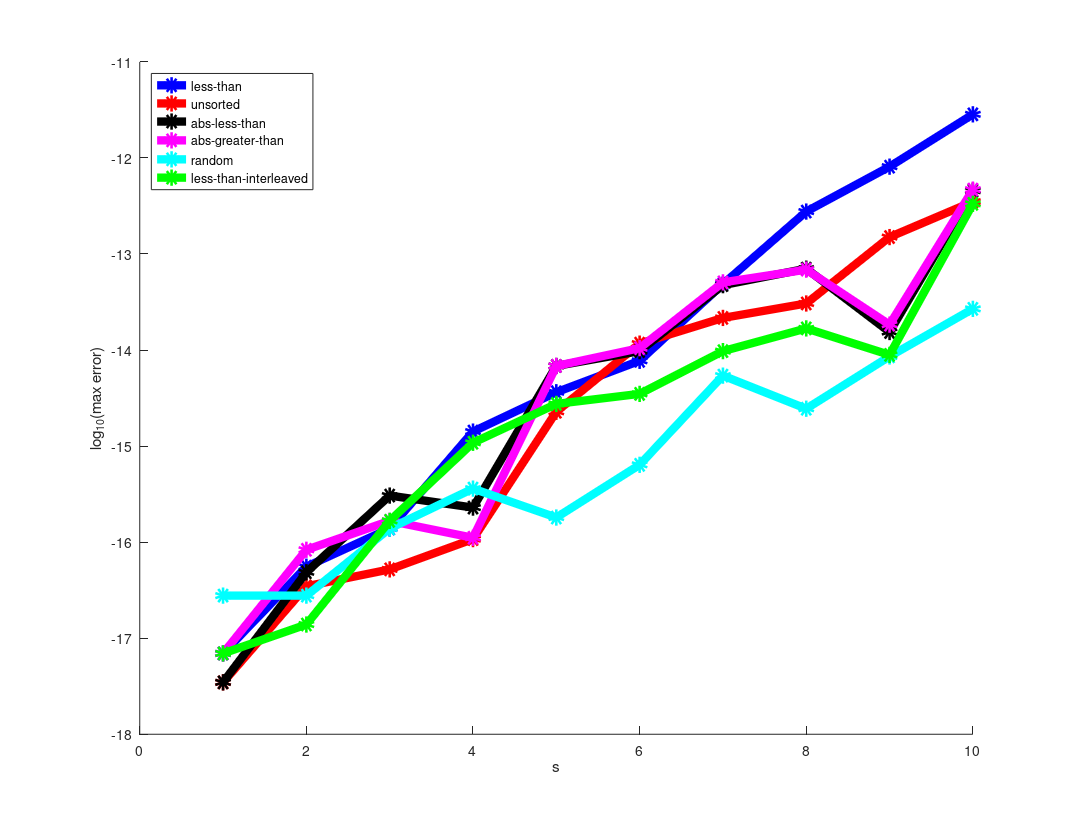

The MATLAB source for this figure:
clear all
clf
hold on

% Round-off error results for different orderings of 3D GM rules

% max error
% s, less-than-sorted        unsorted                abs-less-than           abs-greater-than        random                  less-than-interleaved
data = [
  1, 6.9388939039072284e-18, 3.4694469519536142e-18  3.4694469519536142e-18  6.9388939039072284e-18  2.7755575615628914e-17  6.9388939039072284e-18
  2, 5.5511151231257827e-17, 3.4694469519536142e-17  4.8572257327350599e-17  8.3266726846886741e-17  2.7755575615628914e-17  1.3877787807814457e-17
  3, 1.3877787807814457e-16, 5.2041704279304213e-17  3.0531133177191805e-16  1.6653345369377348e-16  1.3877787807814457e-16  1.6653345369377348e-16
  4, 1.4155343563970746e-15, 1.0755285551056204e-16  2.2898349882893854e-16  1.1102230246251565e-16  3.6082248300317588e-16  1.0824674490095276e-15
  5, 3.6359804056473877e-15, 2.2759572004815709e-15  6.8278716014447127e-15  6.8278716014447127e-15  1.8041124150158794e-16  2.7478019859472624e-15
  6, 7.7229889150487452e-15, 1.1657341758564144e-14  9.7422070410857486e-15  1.0463852007092100e-14  6.3837823915946501e-16  3.4972025275692431e-15
  7, 4.8544501751734970e-14, 2.1593837828959295e-14  4.7378767575878555e-14  5.0626169922907138e-14  5.4123372450476381e-15  9.7422070410857486e-15
  8, 2.7641777755604835e-13, 3.0531133177191805e-14  7.0360384185619296e-14  6.8722805224297190e-14  2.4494295480792516e-15  1.6792123247455493e-14
  9, 8.1121220851798626e-13, 1.4993561947562739e-13  1.5404344466674047e-14  1.8374191057546341e-14  8.5764728652293343e-15  8.9026008787129740e-15
 10, 2.8433644327918728e-12, 3.5063618675224006e-13  4.5594084063793616e-13  4.6787573815265660e-13  2.6839641620313159e-14  3.3287261835823756e-13
    ];

s = data(:,1);
std_sort = log10(data(:,2));
unsorted = log10(data(:,3));
abs_sort = log10(data(:,4));
abs_grtr = log10(data(:,5));
rnd_sort = log10(data(:,6));
intrleav = log10(data(:,7));

ph(1) = plot(s, std_sort, 'bo-');
ph(2) = plot(s, unsorted, 'ro-');
ph(3) = plot(s, abs_sort, 'ko-');
ph(4) = plot(s, abs_grtr, 'mo-');
ph(5) = plot(s, rnd_sort, 'co-');
ph(6) = plot(s, intrleav, 'go-');
set(ph, 'linewidth', 6);
legend('less-than', 'unsorted', 'abs-less-than', 'abs-greater-than', 'random', 'less-than-interleaved', 'location', 'northwest');

xlabel('s');
ylabel('log_{10}(max error)');

% Print to PDF
set (gcf, "papersize", [11, 8.5]);
set (gcf, "paperorientation", 'landscape');

% I was using these paper settings in older versions of Octave, but
% they changed in 3.8.0
is_380 = strcmp(version(), '3.8.0');

if (!is_380)
  set (gcf, "paperposition", [0.25, 0.25, 10.75, 8.25]);
else
  % In Octave 3.8.0, the default paperposition is [0.25000, 2.50000, 8.00000, 6.00000],
  % the third number makes the plot taller instead of wider!
  set (gcf, "paperposition", [0.25, 0.25, 8.0, 10.5]);
end

print('-dpdf', 'gm_rule.pdf', '-FHelvetica:20');
